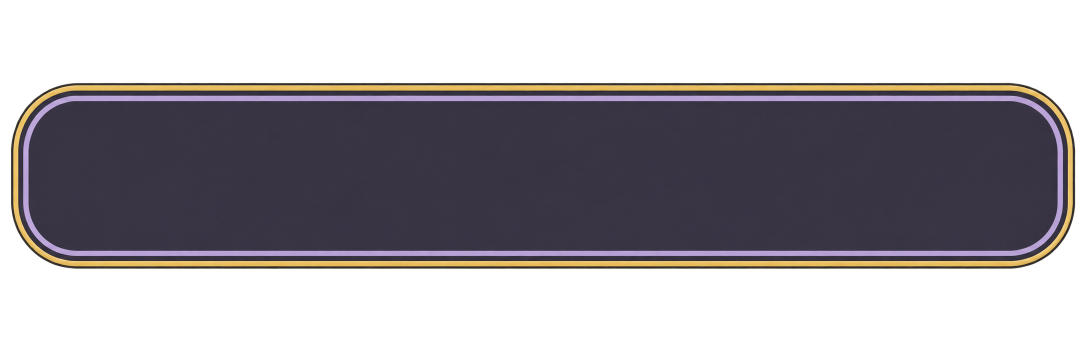
#> input picture research/art/request-ok-pilot-2026-10-22/charcoal-lavender-background-v2.png, 2172 x 724 px, found by its file name (shown at 1/2 size)
$ python production-export.py
#> lines starting #> are read from the running program, lines starting #| are printed output that depends on the picture; after the words box and inside, x2 and y2 are one past the last pixel; in counts of white or black regions, pixels touching at a corner belong together
from PIL import Image, ImageDraw, ImageFont, ImageEnhance
import numpy as np, json, hashlib, base64, shutil
from pathlib import Path
P=Path(r'C:\Users\Toska\Documents\GitHub\PMG\research\art\request-ok-pilot-2026-10-22')
SRC=P/'charcoal-lavender-background-v2.png'
originals={n:hashlib.sha256((P/n).read_bytes()).hexdigest() for n in ['charcoal-lavender-background-v2.png','charcoal-lavender-mockup.png']}
a=np.array(Image.open(SRC).convert('RGBA'))
#> a is the input picture: shape (724, 2172, 4); mean R, G, B, A 38.1, 34, 38.8, 125
mask=a[:,:,3]>=128
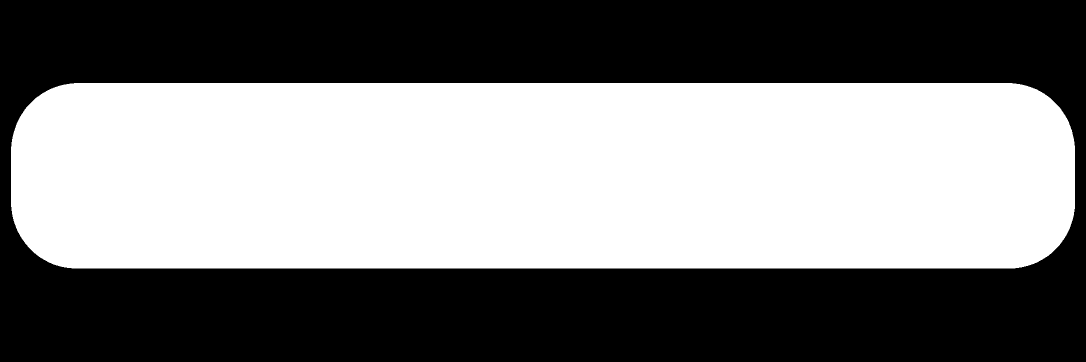
#> mask: shape (724, 2172) bool (shown at 1/2 size); 49.2% white; 1 white region, box (x1, y1, x2, y2) and area: (22, 166, 2150, 537) 774135
bbox=Image.fromarray((mask*255).astype('uint8')).getbbox()
#> bbox = (22, 166, 2150, 537)
# Only export alpha is sanitized. Approved source RGB survives unchanged wherever retained.
a[:,:,3]=mask.astype('uint8')*255
a[~mask,:3]=0
#> a: shape (724, 2172, 4); mean R, G, B, A 37, 33.3, 38.4, 125.5
cropped=Image.fromarray(a).crop(bbox)
natural_w=round(cropped.width*92/cropped.height)
#> natural_w = 528
natural=cropped.resize((natural_w,92),Image.Resampling.LANCZOS)
CAP=40
strip=Image.new('RGBA',(264,92))
#> strip: PIL image 264x92 RGBA; every value is 0
strip.paste(natural.crop((0,0,CAP,92)),(0,0))
strip.paste(natural.crop((CAP,0,natural_w-CAP,92)).resize((184,92),Image.Resampling.LANCZOS),(CAP,0))
strip.paste(natural.crop((natural_w-CAP,0,natural_w,92)),(224,0))
# PNG compression only; no indexed palette or lossy color quantization.
arr=np.array(strip); arr[arr[:,:,3]<=8]=0; strip=Image.fromarray(arr)
#> after `arr[arr[:, :, 3] <= 8] = 0`: arr: shape (92, 264, 4); mean R, G, B, A 74.4, 66.7, 76.2, 245.1
strip.save(P/'charcoal-lavender-production-v3-2x.png',optimize=True,compress_level=9)

def render(w):
#> called with w = 293
    out=Image.new('RGBA',(w,46))
#> out: PIL image 293x46 RGBA; every value is 0
    out.paste(strip.crop((0,0,40,92)).resize((20,46),Image.Resampling.LANCZOS),(0,0))
    out.paste(strip.crop((40,0,224,92)).resize((w-40,46),Image.Resampling.LANCZOS),(20,0))
    out.paste(strip.crop((224,0,264,92)).resize((20,46),Image.Resampling.LANCZOS),(w-20,0))
    clean=np.array(out); clean[clean[:,:,3]<=8]=0
#> after `clean[clean[:, :, 3] <= 8] = 0`: clean: shape (46, 293, 4); mean R, G, B, A 74.4, 66.8, 76.8, 250.5
    return Image.fromarray(clean)
renders={w:render(w) for w in [293,132]}
#> in render (call 2), `out=Image.new('RGBA',(w,46))`: out: PIL image 132x46 RGBA; every value is 0
#> in render (call 2), `clean[clean[:, :, 3] <= 8] = 0`: clean: shape (46, 132, 4); mean R, G, B, A 75, 67.2, 76.4, 245.1
#> renders = 2 items
for w,im in renders.items(): im.save(P/f'charcoal-lavender-production-v3-{w}x46.png',optimize=True,compress_level=9)
#> this loop made 2 passes
#> w on passes 1 to 2: 293, 132
FONT=Path(r'C:\Windows\Fonts'); font=ImageFont.truetype(str(FONT/'seguisb.ttf'),14); title=ImageFont.truetype(str(FONT/'seguisb.ttf'),24); sub=ImageFont.truetype(str(FONT/'segoeui.ttf'),13); small=ImageFont.truetype(str(FONT/'segoeui.ttf'),12)
cream='#eee8db'; gold='#ead080'; ink='#282433'

def label(draw,xy,text,color):
    x,y=xy; b=draw.textbbox((0,0),text,font=font); draw.text((x-(b[2]-b[0])/2,y-(b[3]-b[1])/2-b[1]),text,font=font,fill=color)

def state_art(im,state):
    if state in ['Hover','Pressed']:
        alpha=im.getchannel('A'); im=ImageEnhance.Brightness(im.convert('RGB')).enhance(1.10 if state=='Hover' else .92).convert('RGBA'); im.putalpha(alpha)
    return im

for name,bg,fg,line in [('dark','#171b22','#eee8db','#aeb3be'),('light','#f3eee6','#282433','#635a69')]:
    sheet=Image.new('RGB',(800,900),bg); d=ImageDraw.Draw(sheet)
    d.text((30,24),'Charcoal + lavender — production v3',font=title,fill=fg)
    d.text((30,62),f'STATIC COMPOSITE / {name.upper()} SURFACE / actual button pixels',font=sub,fill=line)
    d.text((30,86),'Live-label-equivalent: Segoe UI Semibold 14 px · labels are separate from art',font=small,fill=line)
    for si,w in enumerate([293,132]):
        top=135+si*340
        d.text((30,top),f'{w} × 46 px · fixed 20 px end caps',font=sub,fill=fg)
        for i,state in enumerate(['Normal','Hover','Pressed','Keyboard focus']):
            y=top+44+i*66
            for j,text in enumerate(['Request','OK']):
                x=45+j*(w+24)
                if state=='Keyboard focus':
                    ring=Image.new('RGBA',((w+16)*4,62*4)); rd=ImageDraw.Draw(ring)
                    rd.rounded_rectangle((4,4,(w+15)*4,60*4),radius=23*4,outline=ink,width=8)
                    rd.rounded_rectangle((12,12,(w+13)*4,58*4),radius=21*4,outline=gold,width=8)
                    ring=ring.resize((w+16,62),Image.Resampling.LANCZOS); sheet.paste(ring,(x-8,y-8),ring)
                dy=1 if state=='Pressed' else 0
                sheet.paste(state_art(renders[w],state),(x,y+dy),state_art(renders[w],state))
                label(d,(x+w/2,y+23+dy),text,cream)
            d.text((770,y+17),state.replace('Keyboard focus','Focus'),font=small,fill=line,anchor='ra')
    d.text((30,829),'Hover: art +10% · Pressed: art −8%, art and label +1 px down',font=small,fill=line)
    d.text((30,851),'Focus: separate 2 px gold ring + 2 px dark outer ring; 3 px clear gap',font=small,fill=line)
    d.text((30,873),'Static review only. Browser integration, native focus and layout remain unverified.',font=small,fill=line)
    sheet.save(P/f'production-preview-{name}.png',optimize=True)
#> this loop made 2 passes
#> pass 1, `sheet = Image.new('RGB', (800, 900), bg)`:
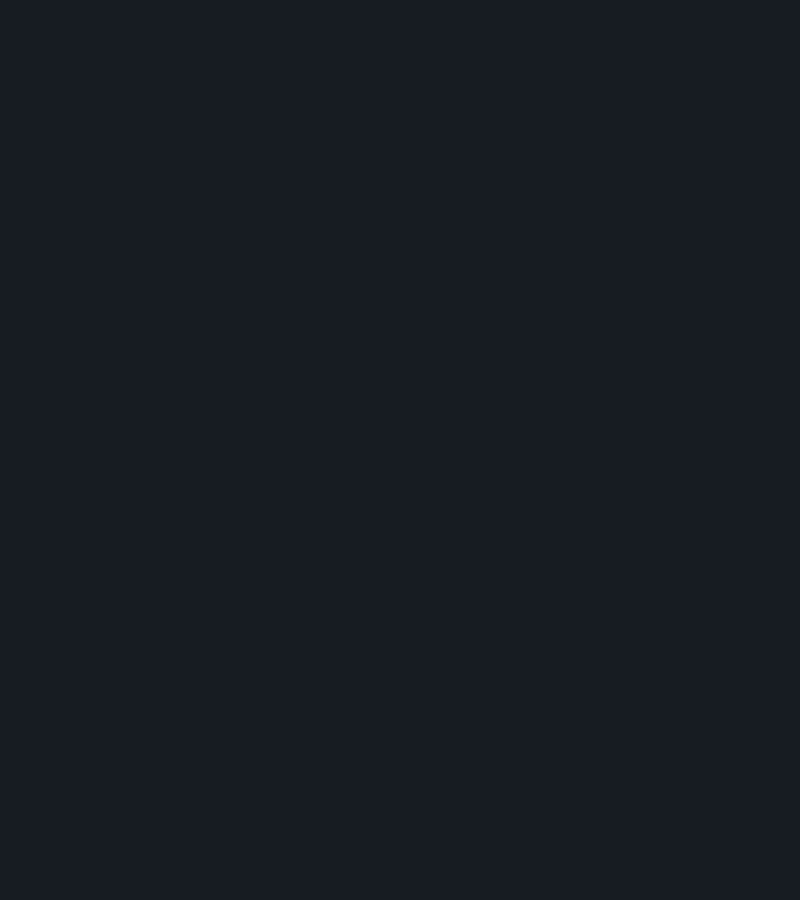
#> sheet: PIL image 800x900 RGB; mean R, G, B 23, 27, 34
#> pass 1, in state_art (call 9), `im = ImageEnhance.Brightness(im.convert('RGB')).enhance(1.1 if state =`:
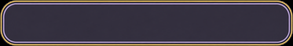
#> im: PIL image 293x46 RGBA; mean R, G, B, A 68, 60.8, 70.2, 255
#> after the loop:
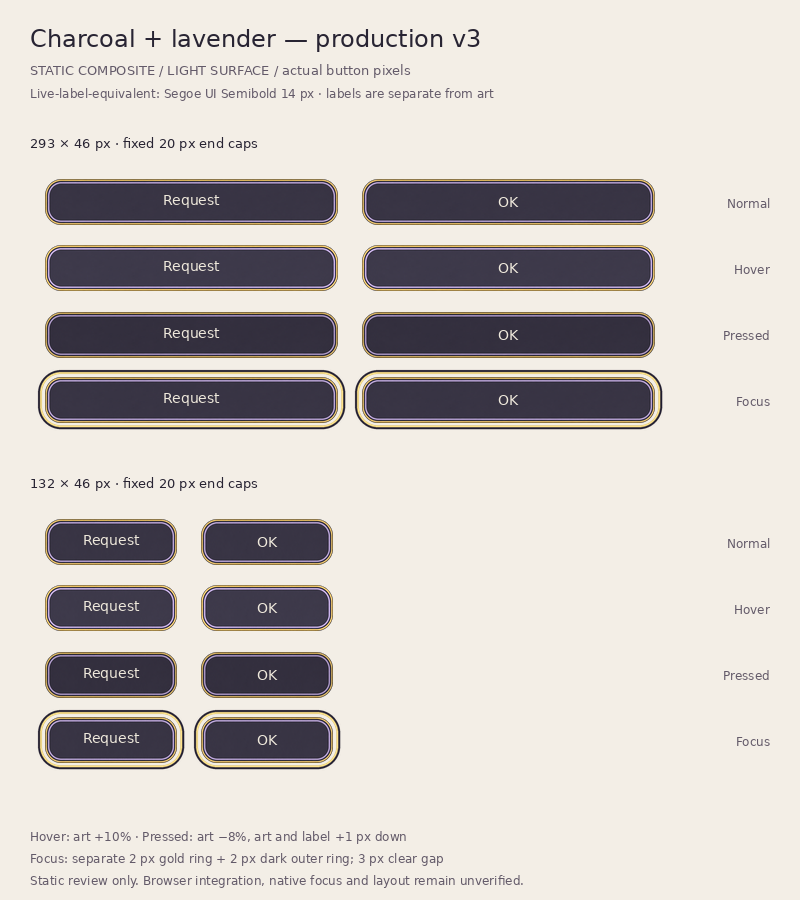
#> sheet: PIL image 800x900 RGB; mean R, G, B 204.9, 199.2, 194.9

# Edge inspection sheet, including pixel enlargement and two contrasting surfaces.
proof=Image.new('RGB',(960,640),'#d9d6ce'); d=ImageDraw.Draw(proof)
d.text((24,20),'ALPHA EDGE INSPECTION — v3 / static export',font=title,fill=ink)
d.text((24,58),'Top: native pixels. Bottom: 4× nearest-neighbor enlargement (no smoothing).',font=sub,fill=ink)
for j,(bg,tag) in enumerate([('#171b22','DARK'),('#ffffff','WHITE')]):
    x=24+j*472; d.rectangle((x,95,x+447,615),fill=bg)
    d.text((x+15,108),tag,font=sub,fill=('#eee8db' if j==0 else ink))
    for k,w in enumerate([293,132]):
        y=147+k*72; proof.paste(renders[w],(x+24,y),renders[w])
    detail=renders[132].crop((0,0,60,46)).resize((240,184),Image.Resampling.NEAREST)
    proof.paste(detail,(x+24,330),detail)
    d.text((x+24,540),'Left cap + top/bottom border at 4×',font=small,fill=('#eee8db' if j==0 else ink))
#> this loop made 2 passes
#> pass 1, `detail=renders[132].crop((0,0,60,46)).resize((240,184),Image.Resamplin..`:
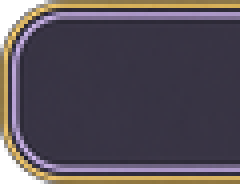
#> detail: PIL image 240x184 RGBA; mean R, G, B, A 75.2, 67.4, 76.4, 244; transparent parts drawn white
#> after the loop:
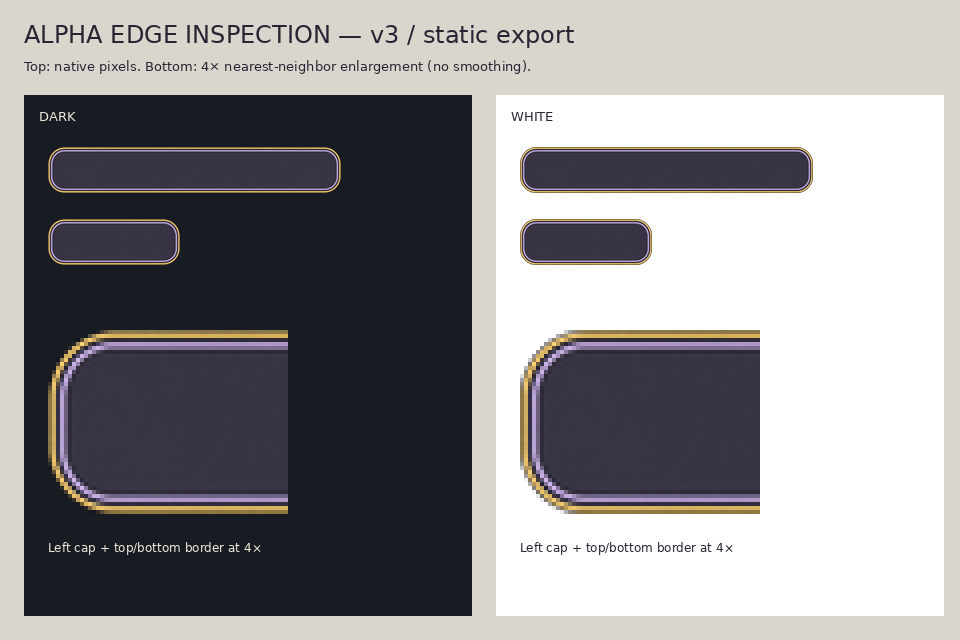
#> proof: PIL image 960x640 RGB; mean R, G, B 144.3, 143.1, 145.2
proof.save(P/'production-alpha-inspection.png',optimize=True)

# Quantitative review of label area and alpha exports.
def luminance(c):
    v=np.asarray(c,dtype=float)/255
    v=np.where(v<=.04045,v/12.92,((v+.055)/1.055)**2.4)
    return v[...,0]*.2126+v[...,1]*.7152+v[...,2]*.0722
text_lum=float(luminance([238,232,219]))
contrasts={}
for w,im in renders.items():
    contrasts[str(w)]={}
    for state in ['Normal','Hover','Pressed']:
        ar=np.array(state_art(im,state)); center=ar[12:34,w//2-32:w//2+32,:3]
        l=luminance(center); contrasts[str(w)][state]=round(float(((text_lum+.05)/(l+.05)).min()),2)
#> this loop made 2 passes
#> pass 1, in luminance (call 3), `v=np.asarray(c,dtype=float)/255`:
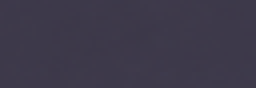
#> v: shape (22, 64, 3) float64 (shown 4 times larger); mean of channels 0, 1, 2 0.24, 0.224, 0.29; drawn as R, G, B
#> after the loop, contrasts = 2 items
left_equal=bool(np.array_equal(np.array(renders[293])[:,:20],np.array(renders[132])[:,:20]))
#> left_equal = True
right_equal=bool(np.array_equal(np.array(renders[293])[:,-20:],np.array(renders[132])[:,-20:]))
#> right_equal = True
files={}
for name in ['charcoal-lavender-production-v3-2x.png','charcoal-lavender-production-v3-293x46.png','charcoal-lavender-production-v3-132x46.png','production-preview-dark.png','production-preview-light.png','production-alpha-inspection.png']:
#> (the run stopped early here; a loop or call above may not have finished)
